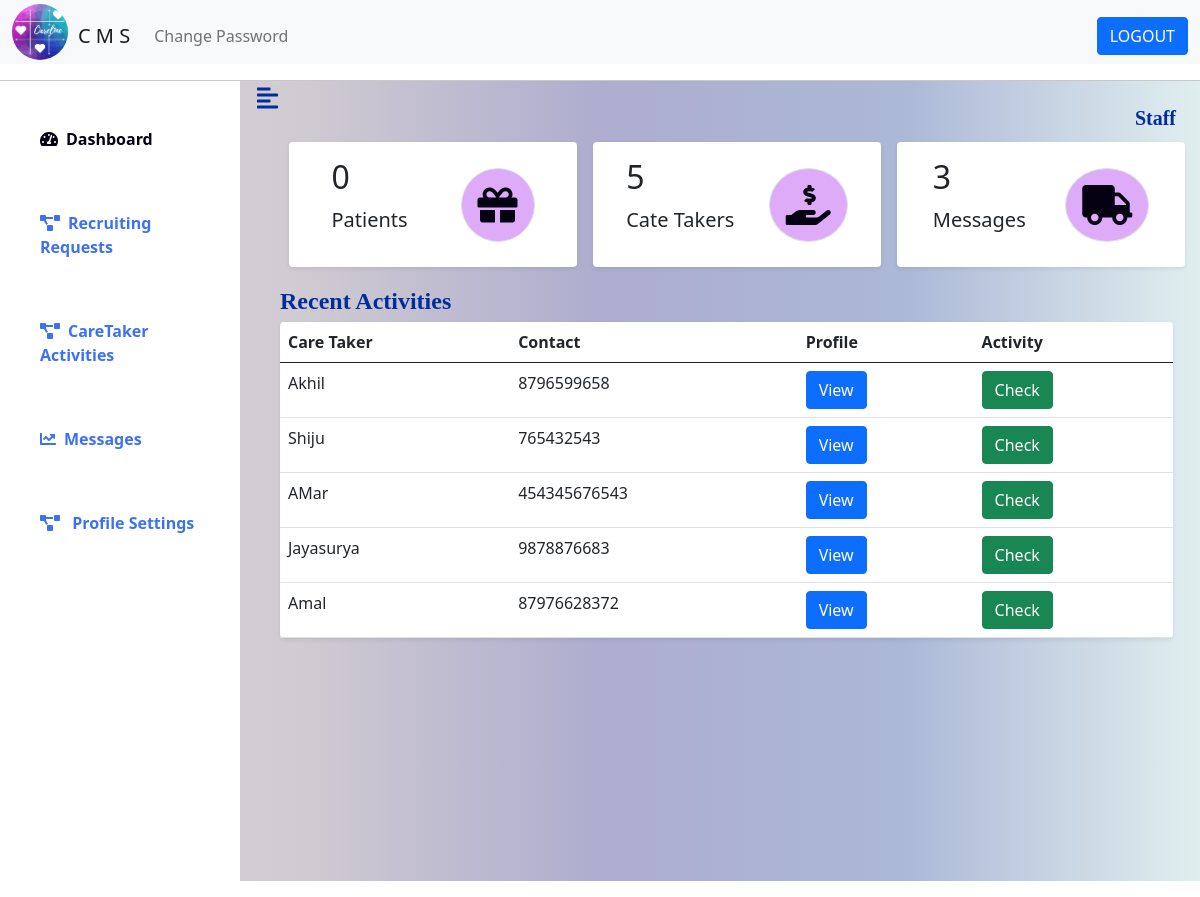
Page /cms_dash/ (signed in) on the committed database.
### careapp/models.py (models this page shows, shortened)
class User(AbstractUser):
    email=models.EmailField(max_length=45)
    phone=models.CharField(max_length=15)
    d_o_b=models.DateField(null=True)
    address=models.TextField(max_length=600)
    dist=models.CharField(max_length=45)
    state=models.CharField(max_length=45)
    cr_dist1=models.CharField(max_length=45,null=True)
    cr_dist2=models.CharField(max_length=45,null=True)
    id_proof=models.CharField(max_length=40)
    dr_name=models.CharField(max_length=40,null=True)
    mh=models.IntegerField(null=True)
    allot_status=models.IntegerField(null=True)
    salary=models.FloatField(null=True)
    usertype=models.IntegerField(null=True)
    resume=models.FileField(null=True)
    cr_status=models.IntegerField(null=True)
    p_id=models.IntegerField(null=True)
    cr_id=models.IntegerField(null=True)
    s_id=models.IntegerField(null=True)

### careapp/views.py (the view)
# urls.py: path('cms_dash/',cms_dash),
def cms_dash(request):
    try:
        if request.session['user_id']:
            client_count = User.objects.filter(usertype=3).count()
            cr_count = User.objects.filter(usertype=2,cr_status=1).count()
            msg_count=Support.objects.count()
            latest_records = User.objects.filter(usertype=2,cr_status=1).order_by('date_joined')[:5]
            return render(request,"cms_dash.html",{'c_count':client_count,'cr_count':cr_count,'msg_count':msg_count,'latest':latest_records})
    except:
        return redirect(logins)

### careapp/templates/cms_dash.html (shortened to what this page needs)
{% extends 'base_dash.html' %}
    {% block here %}
    <hr>
        <div>
            <div class="d-flex" id="wrapper">
                <div class="bg-white" id="sidebar-wrapper">
                    <div class="list-group list-group-flush my-3">
                        <a href="/cms_dash" class="list-group-item list-group-item-action bg-transparent second-text active"><i
                                class="fas fa-tachometer-alt me-2"></i>Dashboard</a>
                        <a href="/rec_request" class="list-group-item list-group-item-action bg-transparent second-text fw-bold"><i
                                class="fas fa-project-diagram me-2"></i>Recruiting Requests</a>
                        <a href="cms_activities.html" class="list-group-item list-group-item-action bg-transparent second-text fw-bold"><i
                                class="fas fa-project-diagram me-2"></i>CareTaker Activities</a>
                        <a href="/vsup" class="list-group-item list-group-item-action bg-transparent second-text fw-bold"><i
                                class="fas fa-chart-line me-2"></i>Messages</a>
                                <a href="#" class="list-group-item list-group-item-action bg-transparent second-text fw-bold"><i
                                    class="fas fa-project-diagram me-2"></i> Profile Settings</a>
                    </div>
                </div>
                <div id="page-content-wrapper">
                    <nav class="navbar navbar-expand-lg navbar-light bg-transparent py-4 px-4">
                        <div class="d-flex align-items-center">
                            <i class="fas fa-align-left primary-text fs-4 me-3" id="menu-toggle"></i>
                        </div>
                        <div class="collapse navbar-collapse" id="navbarSupportedContent">
                            <ul class="navbar-nav ms-auto mb-2 mb-lg-0">
                                <li class="nav-item dropdown">
                                      <h6 class="t1">Staff</h6>
                                </li>
                            </ul>
                        </div>
                    </nav>
                    {% block dash %}
                    <div class="container-fluid px-4">
                        <div class="row g-3 my-2" id="my2">
                            <div class="col">
                                <div class="p-3 bg-white shadow-sm d-flex justify-content-around align-items-center rounded">
                                    <div>
                                        <h3 class="fs-2">{{ c_count }}</h3>
                                        <p class="fs-5">Patients</p>
                                    </div>
                                    <i class="fas fa-gift fs-1 primary-text border rounded-full secondary-bg p-3"></i>
                                </div>
                            </div>
                            <div class="col">
                                <div class="p-3 bg-white shadow-sm d-flex justify-content-around align-items-center rounded">
                                    <div>
                                        <h3 class="fs-2">{{ cr_count }}</h3>
                                        <p class="fs-5">Cate Takers</p>
                                    </div>
                                    <i
                                        class="fas fa-hand-holding-usd fs-1 primary-text border rounded-full secondary-bg p-3"></i>
                                </div>
                            </div>
                            <div class="col">
                                <div class="p-3 bg-white shadow-sm d-flex justify-content-around align-items-center rounded">
                                    <div>
                                        <h3 class="fs-2">{{ msg_count }}</h3>
                                        <p class="fs-5">Messages</p>
                                    </div>
                                    <i class="fas fa-truck fs-1 primary-text border rounded-full secondary-bg p-3"></i>
                                </div>
                            </div>
                        </div>
                        <div class="row my-5" id="my4">
                            <h6 class="t2">Recent Activities</h6>
                            <div class="col">
                                <table class="table bg-white rounded shadow-sm  table-hover">
                                    <thead>
                                        <tr>
                                            <th scope="col">Care Taker</th>
                                            <th scope="col">Contact</th>
                                            <th scope="col">Profile</th>
                                            <th scope="col">Activity</th>
                                        </tr>
                                    </thead>
                                    <tbody>
                                        {% for i in latest %}
                                        <tr>
                                            <td>{{i.first_name}}</td>
                                            <td>{{i.phone}}</td>
                                            <td> <button type="button" class="btn btn-primary">View</button></td>
                                            <td> <button type="button" class="btn btn-success">Check</button></td>
                                        </tr>
                                        {% endfor %}
                                    </tbody>
                                </table>
                            </div>
                        </div>
                        {% endblock %}
                    </div>
                </div>
            </div>
            </div>
    {% endblock %}

### careapp/templates/base_dash.html (shortened to what this page needs)
{% load static %}
<!DOCTYPE html>
<html lang="en">
<head>
    <link href="https://cdn.jsdelivr.net/npm/bootstrap@5.0.0-beta3/dist/css/bootstrap.min.css" rel="stylesheet" />
    <link rel="stylesheet" href="https://cdnjs.cloudflare.com/ajax/libs/font-awesome/5.15.3/css/all.min.css" />
    <link rel="stylesheet" href="{% static 'css/index.css' %}">
    <link rel="stylesheet" href="{% static 'css/styles.css' %}" />
</head>
<body>
  <nav class="navbar navbar-expand-lg navbar-light bg-light navbar-fixed-top">
    <div class="container-fluid">
     <img src="{% static 'images/20230406_152159_0000.png' %}" alt="Logo" style="width:56px;" id="tt2" href="#">
      <a class="navbar-brand" id="t3" href="">C M S</a>
      <div class="collapse navbar-collapse" id="navbarTogglerDemo02">
        <ul class="navbar-nav me-auto mb-2 mb-lg-0">
           <li class="nav-item">
            <a class="nav-link" href="">Change Password</a>
          </li>
        </ul>
        <div class="d-flex">
            <a href="/lgout" class="btn btn-primary">LOGOUT</a>
        </div>
      </div>
    </div>
  </nav>
  {% block here %}
  {% endblock %}
</body>
</html>

### careapp/static/css/index.css (style rules this page uses)
#tt2 { position: relative; border-radius: 100%; bottom: 4px; }
.row>* { flex-shrink: 0; width: 100%; max-width: 100%; padding-right: calc(var(--bs-gutter-x) * .5); padding-left: calc(var(--bs-gutter-x) * .5); margin-top: var(--bs-gutter-y); }

### careapp/static/css/styles.css (style rules this page uses)
:root { --main-bg-color: #009d63; --main-text-color: #060112; --second-text-color: #3d71f4; --second-bg-color: #ddabf7; }
.primary-text { color: var(--main-text-color); }
.second-text { color: var(--second-text-color); }
.secondary-bg { background-color: var(--second-bg-color); }
.rounded-full { border-radius: 100%; }
#wrapper { overflow-x: hidden; position: relative; bottom: 16px; background-image: linear-gradient( to right, #e3d0e3, #d0cbd1, #aeadcf, #abb8d6, #e1eeef ); }
#sidebar-wrapper { min-height: 100vh; margin-left: -15rem; -webkit-transition: margin 0.25s ease-out; -moz-transition: margin 0.25s ease-out; -o-transition: margin 0.25s ease-out; transition: margin 0.25s ease-out; }
#sidebar-wrapper .list-group { width: 15rem; }
#page-content-wrapper { min-width: 100vw; }
#menu-toggle { cursor: pointer; }
.list-group-item { border: none; padding: 20px 30px; }
.list-group-item.active { background-color: transparent; color: var(--main-text-color); font-weight: bold; border: none; }
@media (min-width: 768px) { #sidebar-wrapper { margin-left: 0; } }
@media (min-width: 768px) { #page-content-wrapper { min-width: 0; width: 100%; margin-left: 1rem; } }
.t1 { font-family: "Hoefler Text", "Baskerville Old Face", Garamond, "Times New Roman", serif; font-size: 20px; font-style: normal; font-variant: normal; font-weight: 600; line-height: 26.4px; color: #012d9c; ; }
.t2 { font-family: "Calisto MT", "Bookman Old Style", Bookman, "Goudy Old Style", Garamond, "Hoefler Text", "Bitstream Charter", Georgia, serif; font-size: 24px; font-style: normal; font-variant: normal; font-weight: 700; line-height: 26.4px; color: #012d9c; ; }
.second-text { margin: 10px 10px; }
.my-5 { margin-top: -2rem!important; margin-bottom: 3rem!important; margin-right: -9px; }
#menu-toggle { position: relative; bottom: 24px; right: 23px; color: #012d9c; ; }
#tt2 { position: relative; border-radius: 100%; bottom: 4px; }
#t3 { position: relative; margin-left: 10px; }
.my-2 { position: relative; bottom: 141px; }
.my-5 { position: relative; bottom: 96px; }
#my2 { position: relative; left: 09px; }
.row>* { position: relative; top: 96px; }
.navbar { padding-bottom: 0px; }

### rows in the picture
User: first_name "Akhil", phone "8796599658"
User: first_name "Shiju", phone "765432543"
User: first_name "AMar", phone "454345676543"
User: first_name "Jayasurya", phone "9878876683"
User: first_name "Amal", phone "87976628372"

### other values in the picture
{{ c_count }} "0"
{{ cr_count }} "5"
{{ msg_count }} "3"
